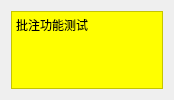
<?xml version="1.0" encoding="UTF-8"?>
<ui version="4.0">
 <class>Form</class>
 <widget class="QDialog" name="Form">
  <property name="geometry">
   <rect>
    <x>0</x>
    <y>0</y>
    <width>174</width>
    <height>100</height>
   </rect>
  </property>
  <property name="windowTitle">
   <string>Dialog</string>
  </property>
  <layout class="QGridLayout" name="gridLayout">
   <item row="0" column="0">
    <widget class="QPlainTextEdit" name="plainTextEdit">
     <property name="autoFillBackground">
      <bool>false</bool>
     </property>
     <property name="styleSheet">
      <string notr="true">background-color:rgb(255, 255, 0)</string>
     </property>
     <property name="plainText">
      <string>批注功能测试
</string>
     </property>
    </widget>
   </item>
  </layout>
 </widget>
 <resources/>
 <connections/>
</ui>
